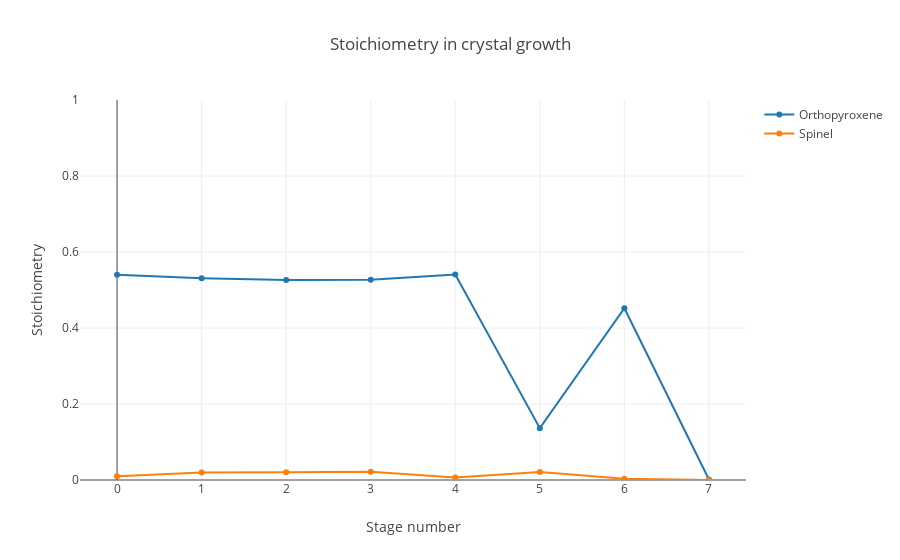

Notebook code for this chart:
### Code cell
Plotly([
    {
        y : parametersEachStage.growth_stoichiometry_orthopyroxene,
        name : "Orthopyroxene"
    },
    {
        y : parametersEachStage.growth_stoichiometry_spinel,
        name : "Spinel"
    }
],{
    title : "Stoichiometry in crystal growth",
    xaxis : {
        title : "Stage number"
    },
    yaxis : {
        title : "Stoichiometry",
        range : [0,1]
    }
})

### Figure 1 — Plotly figure (JSON) as saved in the notebook; plotly's stock layout.template omitted (floating-point values rounded to 4 significant figures)
{"data": [{"name": "Orthopyroxene", "uid": "490334", "y": ["0.5400735743853158", "0.5311551519631739", "0.5264548346770608", "0.5269815369752694", "0.5405265735534667", "0.1364770951463678", "0.4521428487147635", "0.0012547491209392143"]}, {"name": "Spinel", "uid": "3eed6c", "y": ["0.009971251420757575", "0.019436996584263455", "0.02052970681905935", "0.02151608298753216", "0.006785101390676855", "0.020973769675564725", "0.002999617008240261", "4.282303881839455e-05"]}], "layout": {"autosize": true, "title": "Stoichiometry in crystal growth", "xaxis": {"autorange": true, "range": [-0.4266, 7.427], "title": "Stage number"}, "yaxis": {"range": [0, 1], "title": "Stoichiometry", "type": "linear"}}}
